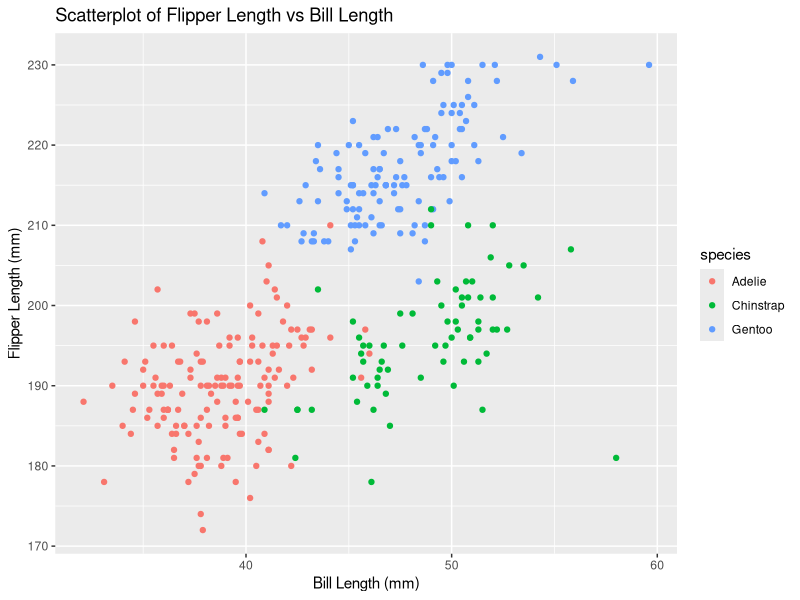

Write the R code that produced this figure.
## ---- chunk 1
data("penguins", package = "palmerpenguins")
## ---- chunk 2
library(tidyverse)
## ---- chunk 3
num_rows = nrow(penguins)
num_cols = ncol(penguins)
## ---- chunk 4
mean_flipper_length = mean(penguins$flipper_length_mm, na.rm = TRUE)
## ---- chunk 5
library(ggplot2)
## ---- chunk 6
ggplot(data = penguins, aes(x = bill_length_mm, y = flipper_length_mm, color = species)) +
  geom_point() +
  labs(x = "Bill Length (mm)", y = "Flipper Length (mm)", title = "Scatterplot of Flipper Length vs Bill Length")
